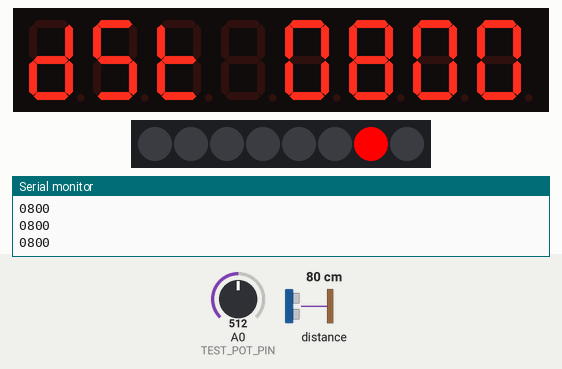
This sketch was run on a simulated Arduino Uno, built with avr-gcc and run on an emulated ATmega328P. On the bench: 8-digit seven-segment display, 8 RGB LEDs in strip order, left to right, the last lines printed to the serial monitor. Inputs (shaded band) come from the test bench; at power-on: distance to the obstacle 80 cm, A0 (TEST_POT_PIN) = 512.

Above: at 1.2 s.
1.3 s: distance to the obstacle set to 2 cm
At 2.5 s:
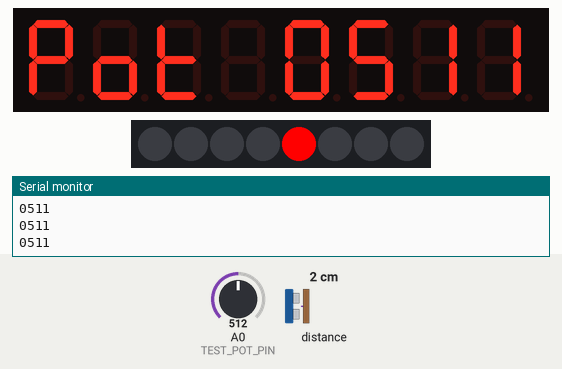
2.8 s: A0 (TEST_POT_PIN) set to 26
At 3.5 s:
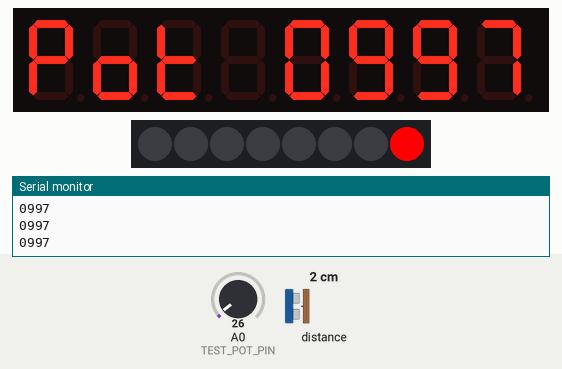
4.3 s: A0 (TEST_POT_PIN) set to 20
At 5.4 s:
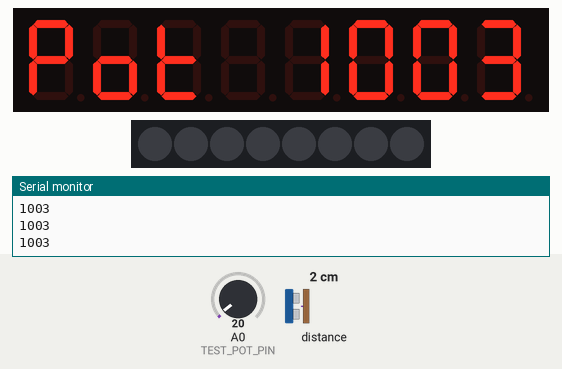
5.8 s: distance to the obstacle set to 120 cm
At 6.1 s:
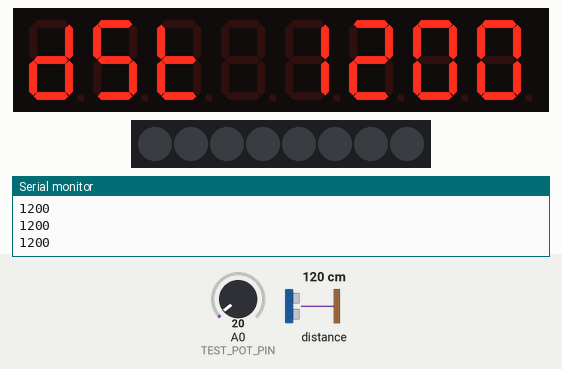
7.3 s: distance to the obstacle set to 4 cm
At 7.9 s:
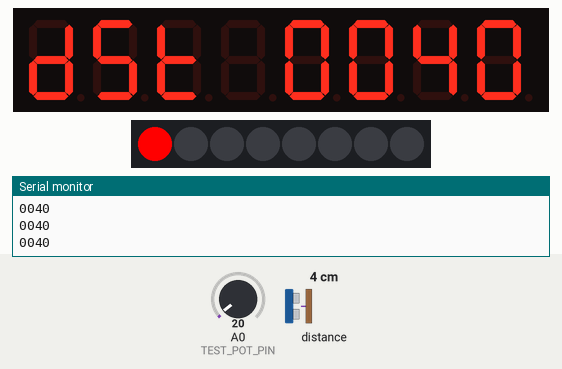
Timing chart, 0 to 9.8 s (numbered marks = the images above; inputs shaded):
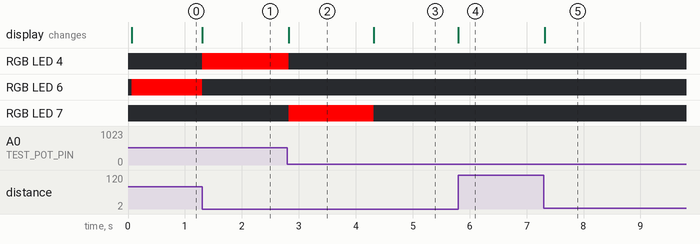

The sketch:

car_plotter_arduino.ino
```cpp
/*
 * car_plotter_arduino - reads distance measurements from VL53L0X TimeOfLight sensor,
 * and sample linear potentiometer - writes the results to the USB serial and TM1636 display.
 *
 * Pinout:
 *  ┌─────────┬─────────┬────────┬─────┐
 *  │ Arduino │ VL53L0X │ TM1636 │ POT │
 *  ├─────────┼─────────┼────────┼─────┤
 *  │ VCC     │ VCC     │ VCC    │ VCC │
 *  │ GND     │ GND     │ GND    │ GND │
 *  │ A4      │ SDA     │        │     │
 *  │ A5      │ SCL     │        │     │
 *  │ 4       │         │ DIO    │     │
 *  │ 5       │         │ CLOCK  │     │
 *  │ 6       │         │ STROBE │     │
 *  │ A0      │         │        │ OUT │
 *  └─────────┴─────────┴────────┴─────┘
 */
#include <Arduino.h>

#define UART_BAUDRATE				(115200)
#define PRINT_MS					(10)
#define USE_TM1636					// undefine if not connected
#define USE_ADAFRUIT_LIB			// undefine to use pololu lib
#define TEST_POT_PIN				(A0) // undefine if not connected

#ifdef USE_TM1636
	#include <TM1638plus.h>			// https://github.com/gavinlyonsrepo/TM1638plus
	#define TM1636_DIO_PIN			(4)
	#define TM1636_CLOCK_PIN		(5)
	#define TM1636_STROBE_PIN		(6)
	TM1638plus tm(TM1636_STROBE_PIN, TM1636_CLOCK_PIN, TM1636_DIO_PIN);
#endif
#ifdef USE_ADAFRUIT_LIB
	#include <Adafruit_VL53L0X.h>	// https://github.com/adafruit/Adafruit_VL53L0X
	Adafruit_VL53L0X tof;
	VL53L0X_RangingMeasurementData_t measurement;
#else
	#include <Wire.h>
	#include <VL53L0X.h>			// https://github.com/pololu/vl53l0x-arduino
	VL53L0X tof;
#endif

uint16_t last_dist;
uint32_t last_print_ms;

void setup()
{
	Serial.begin(UART_BAUDRATE);	// setup UART ("Serial")

#ifdef USE_TM1636					// setup display if needed
	tm.displayBegin();
	tm.reset();
#endif

#ifdef USE_ADAFRUIT_LIB				// setup TOF sensor
	while (!tof.begin()) {
#else
	Wire.begin();
	tof.setTimeout(500);
	while (!tof.init()) {
#endif
		Serial.println(F("Failed to detect VL53L0X"));
		delay(1000);
	}
#ifndef USE_ADAFRUIT_LIB
	tof.startContinuous();
#endif
}

void loop()
{
	char buff[32];
	char *text = "dst";
	uint16_t dist = 0;
	uint32_t cur_ms = millis();

#ifdef USE_ADAFRUIT_LIB				// read distance from TOF sensor
	tof.rangingTest(&measurement, false);
	if (measurement.RangeStatus != 4)
		dist = measurement.RangeMilliMeter;
#else
	dist = sensor.readRangeContinuousMillimeters();
	if (sensor.timeoutOccurred())
		dist = 0;
#endif

	if (dist) {
#ifdef TEST_POT_PIN					// overwrite distance with potentiometer if sensor is covered
		if (dist < 30) {
			dist = 1023 - analogRead(TEST_POT_PIN);
			text = "pot";
		}
#endif
		last_dist = dist;
	}

	if (cur_ms - last_print_ms > PRINT_MS) {
		last_print_ms = cur_ms;
#ifdef USE_TM1636					// write to display and LEDs if needed
		sprintf(buff, "%s %04d", text, last_dist);
		tm.displayText(buff);
		tm.setLEDs(0x0100 << (last_dist / 125));
#endif
		sprintf(buff, "%04d\n", last_dist);
		Serial.print(buff);			// write to uart
	}

	delay(1);
}
```

Measured:
- the behaviour switches between 24 and 23 on A0 (TEST_POT_PIN) (found by bisection; images 2 and 3)
- after the input at 1.3 s, RGB LED 4: off → RGB(255, 0, 0) at once; RGB LED 6: RGB(255, 0, 0) → off at once; the display: changes at once (image 1)
- after the input at 2.8 s, RGB LED 4: RGB(255, 0, 0) → off at once; RGB LED 7: off → RGB(255, 0, 0) at once; the display: changes at once (image 2)
- after the input at 4.3 s, RGB LED 7: RGB(255, 0, 0) → off at once; the display: changes at once (image 3)
- after the input at 5.8 s, the display: changes at once (image 4)
- after the input at 7.3 s, the display: changes at once (image 5)
